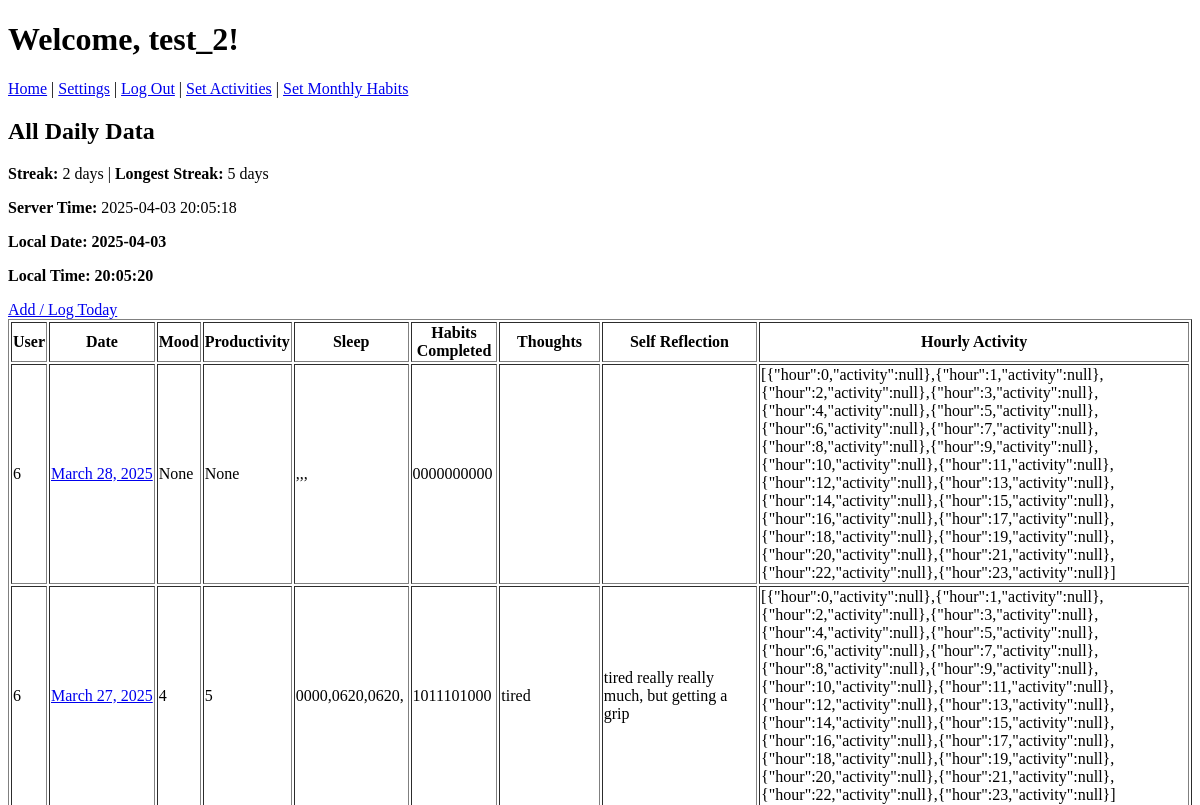
The app's page / (signed in, upper part), older data.
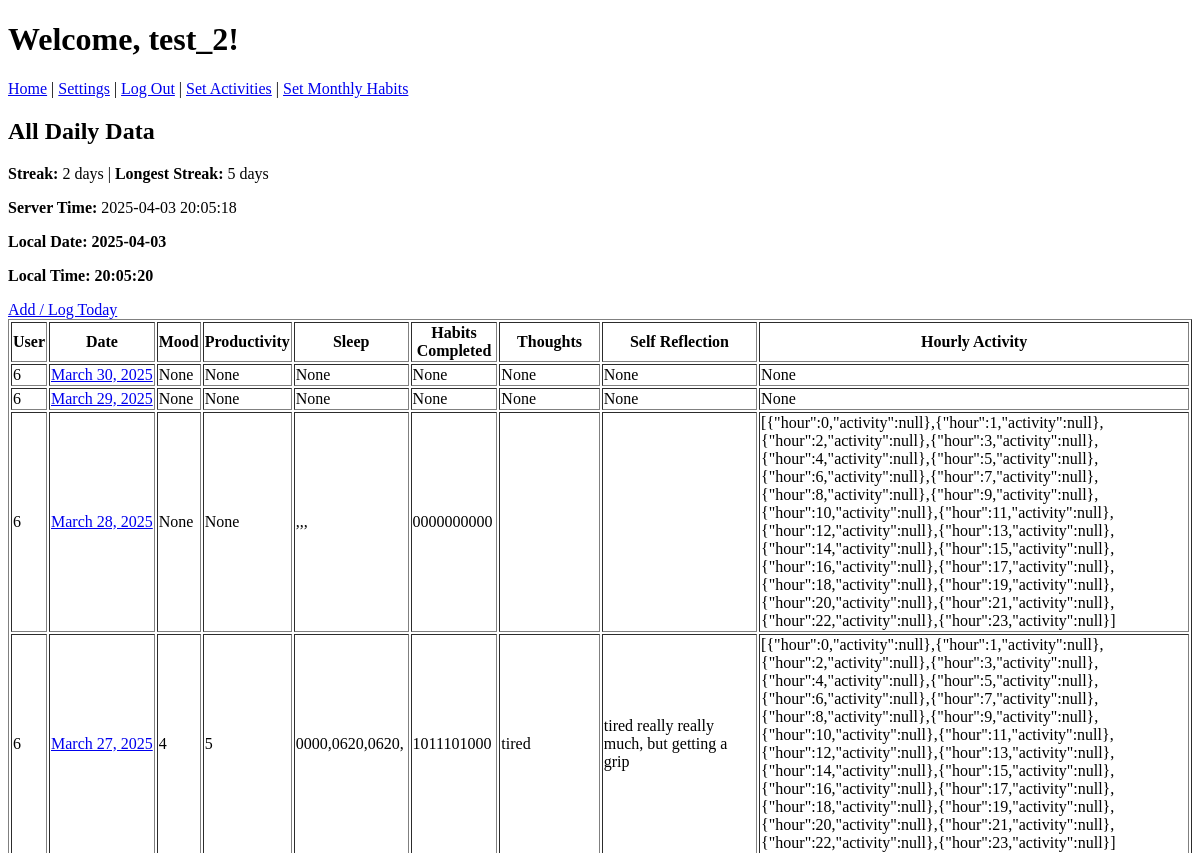
The same page, newer data.
### mainpage/models.py (models this page shows, shortened)
class DailyData(models.Model):
    user_id = models.IntegerField()
    date = models.DateField()
    mood_rating = models.IntegerField(null=True, blank=True)
    productivity_score = models.IntegerField(null=True, blank=True)
    sleep = models.TextField(null=True, blank=True)
    habits_completed = models.TextField(null=True, blank=True)
    thoughts = models.TextField(null=True, blank=True)
    self_reflection = models.TextField(null=True, blank=True)
    hourly_activity_logging = models.TextField(null=True, blank=True)
    class Meta:
        unique_together = ("user_id", "date")

### mainpage/views.py (the view)
# urls.py: path('', main_page_view, name='main_page'),
@login_required
def main_page_view(request):
    all_data = DailyData.objects.filter(user_id=request.user.id).order_by('-date')
    streak_obj, _ = Streak.objects.get_or_create(user_id=request.user.id)
    streak_data = streak_obj.streak_data or {}
    server_time = now()
    context = {
        "all_data": all_data,
        "username": request.user.username,
        "current_streak": streak_data.get("current_streak", 0),
        "longest_streak": streak_data.get("longest_streak", 0),
        "server_time": server_time,
    }
    return render(request, 'mainpage/main.html', context)

### mainpage/templates/mainpage/main.html (shortened to what this page needs)
{% extends "authapp/mainpage.html" %}
{% load static %}
{% block content %}
<h2>All Daily Data</h2>
<p><strong>Streak:</strong> {{ current_streak }} days  |
   <strong>Longest Streak:</strong> {{ longest_streak }} days
</p>
<p><strong>Server Time:</strong> {{ server_time|date:"Y-m-d H:i:s" }}</p>
<p id="local-date" style="font-weight:bold;">Date: --</p>
<p id="local-time" style="font-weight:bold;">Time: --:--:--</p>
<a id="log-today-link" href="#">Add / Log Today</a>
<table border="1">
    <tr>
        <th>User</th>
        <th>Date</th>
        <th>Mood</th>
        <th>Productivity</th>
        <th>Sleep</th>
        <th>Habits Completed</th>
        <th>Thoughts</th>
        <th>Self Reflection</th>
        <th>Hourly Activity</th>
    </tr>
    {% for row in all_data %}
    <tr>
        <td>{{ row.user_id }}</td>
        <td style="white-space: nowrap;">
            <a href="{% url 'day_view' year=row.date.year month=row.date.month day=row.date.day %}">
                {{ row.date }}
            </a>
        </td>
        <td>{{ row.mood_rating }}</td>
        <td>{{ row.productivity_score }}</td>
        <td>{{ row.sleep }}</td>
        <td>{{ row.habits_completed }}</td>
        <td>{{ row.thoughts }}</td>
        <td>{{ row.self_reflection }}</td>
        <td>{{ row.hourly_activity_logging }}</td>
    </tr>
    {% empty %}
    <tr>
      <td colspan="9">No records found.</td>
    </tr>
    {% endfor %}
</table>
{% endblock %}

Row changes from the older to the newer data that the page shows:
added DailyData: user_id "6", date "March 30, 2025", mood_rating "None", productivity_score "None", sleep "None", habits_completed "None", thoughts "None", self_reflection "None", hourly_activity_logging "None"
added DailyData: user_id "6", date "March 29, 2025", mood_rating "None", productivity_score "None", sleep "None", habits_completed "None", thoughts "None", self_reflection "None", hourly_activity_logging "None"
